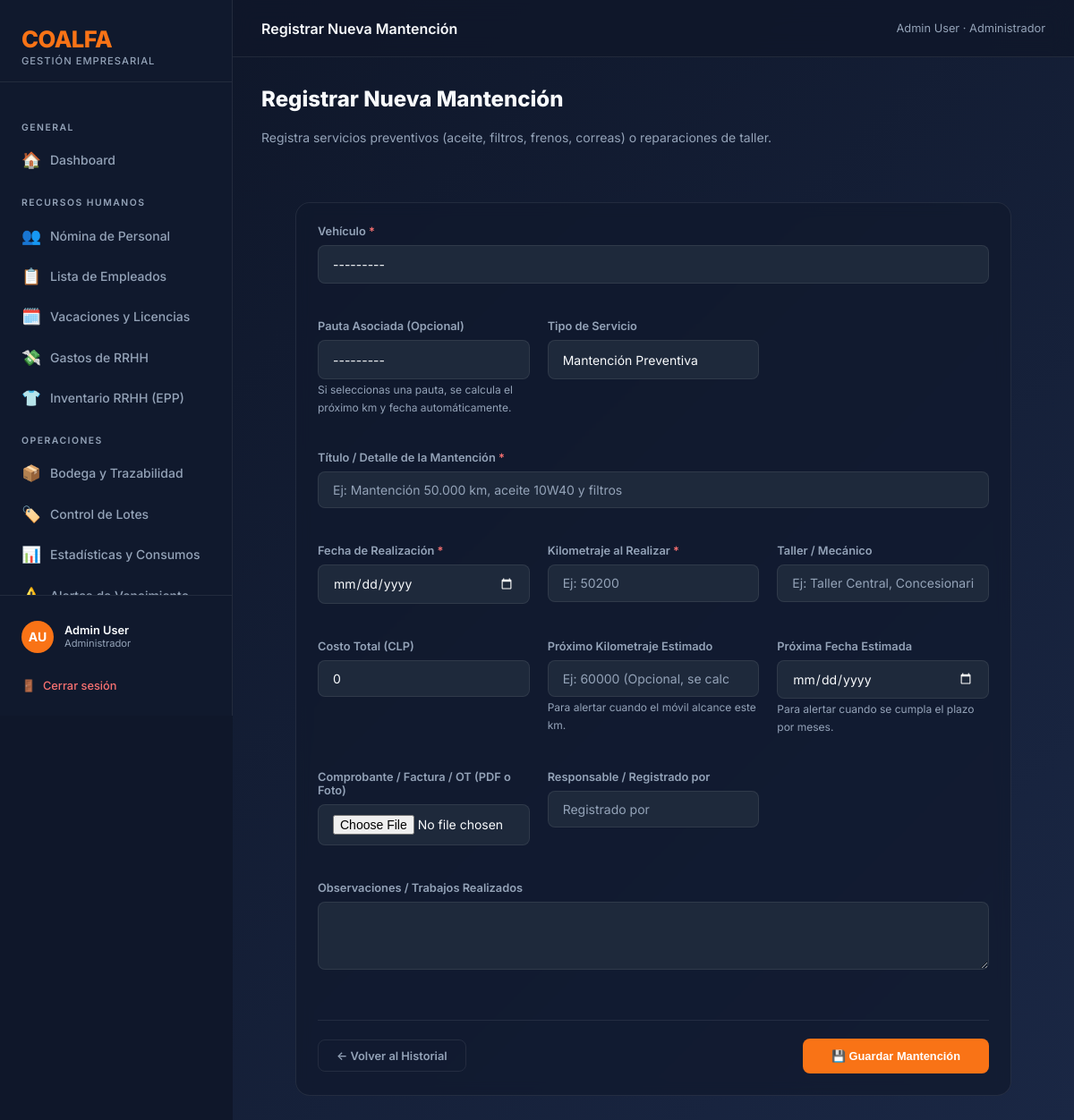
The page /flota/mantenciones/nueva/ (signed in) on the database its author committed.
### coalfa/models.py (models this page shows, shortened)
class Usuario(AbstractBaseUser, PermissionsMixin):
    ROL_CHOICES = [
        ("ADMIN", "Administrador"),
        ("RRHH", "Recursos Humanos"),
        ("OPERACIONAL", "Operacional"),
        ("GERENTE", "Gerente"),
        ("AUDITOR", "Auditor (Solo Lectura)"),
    ]
    rut = models.CharField(max_length=12, unique=True, verbose_name="RUT", validators=[rut_validator])
    nombre = models.CharField(max_length=60, verbose_name="Nombre")
    apellido = models.CharField(max_length=60, verbose_name="Apellido")
    rol = models.CharField(max_length=15, choices=ROL_CHOICES, default="RRHH", verbose_name="Rol")
    is_active = models.BooleanField(default=True, verbose_name="Activo")
    is_staff = models.BooleanField(default=False, verbose_name="Es staff")
    solicitud_pendiente = models.BooleanField(default=False, verbose_name="Solicitud pendiente de aprobación")
    date_joined = models.DateTimeField(default=timezone.now, verbose_name="Fecha de registro")
    USERNAME_FIELD = "rut"
    REQUIRED_FIELDS = ["nombre", "apellido"]
    objects = UsuarioManager()
    def get_full_name(self):
        return f"{self.nombre} {self.apellido}"
    class Meta:
        verbose_name = "Usuario"
        verbose_name_plural = "Usuarios"

### flota/views.py (the view)
# urls.py: path("mantenciones/nueva/", views.agregar_mantencion, name="flota_agregar_mantencion"),
@operacional_required
@audit_read_only
def agregar_mantencion(request, vehiculo_id=None):
    vehiculo = None
    if vehiculo_id:
        vehiculo = get_object_or_404(Vehiculo, pk=vehiculo_id)
    if request.method == "POST":
        form = RegistroMantencionForm(request.POST, request.FILES)
        if form.is_valid():
            mant = form.save(commit=False)
            if not mant.responsable and request.user.is_authenticated:
                mant.responsable = request.user.get_full_name() or str(request.user)
            mant.save()
            if mant.costo and mant.costo > 0:
                CostoVehiculo.objects.create(
                    vehiculo=mant.vehiculo,
                    tipo="MANTENCION" if mant.tipo_servicio == "PREVENTIVA" else "REPARACION",
                    fecha=mant.fecha,
                    monto=mant.costo,
                    kilometraje=mant.kilometraje,
                    proveedor=mant.taller,
                    comprobante=mant.comprobante,
                    observaciones=f"Generado automáticamente desde mantención: {mant.titulo}",
                    responsable=mant.responsable,
                )
            messages.success(
                request,
                f"Mantención '{mant.titulo}' registrada para {mant.vehiculo.patente}. Próximo km: {mant.proximo_km or 'No asignado'}.",
            )
            return redirect("flota_detalle_vehiculo", pk=mant.vehiculo.pk)
    else:
        initial = {}
        if vehiculo:
            initial = {"vehiculo": vehiculo, "kilometraje": vehiculo.kilometraje_actual}
        form = RegistroMantencionForm(initial=initial)
    return render(
        request,
        "flota/form_mantencion.html",
        {"form": form, "vehiculo": vehiculo, "titulo": "Registrar Nueva Mantención"},
    )

### coalfa/context_processors.py (called while the page is built)
def solicitudes_pendientes(request):
    if request.user.is_authenticated and getattr(request.user, 'rol', None) == 'ADMIN':
        count = Usuario.objects.filter(solicitud_pendiente=True).count()
        return {'solicitudes_count': count}
    return {}

### flota/models.py (called while the page is built)
    def __str__(self):
        reglas = []
        if self.intervalo_km:
            reglas.append(f"cada {self.intervalo_km:,} km".replace(",", "."))
        if self.intervalo_meses:
            reglas.append(f"cada {self.intervalo_meses} meses")
        regla_str = " o ".join(reglas) if reglas else "Manual"
        return f"{self.nombre} ({regla_str})"

### flota/templates/flota/form_mantencion.html (shortened to what this page needs)
{% extends 'base.html' %}
{% block topbar_title %}{{ titulo }}{% endblock %}
{% block content %}
<div class="header-section" style="margin-bottom: 2rem;">
    <h1 class="page-title">{{ titulo }}</h1>
    <p class="page-subtitle">
        Registra servicios preventivos (aceite, filtros, frenos, correas) o reparaciones de taller.
    </p>
</div>
<div class="card" style="max-width: 800px; margin: 0 auto;">
    <form method="POST" enctype="multipart/form-data">
        <div style="display: grid; grid-template-columns: repeat(auto-fit, minmax(220px, 1fr)); gap: 1.25rem;">
            <div class="form-group" style="grid-column: 1 / -1;">
                <label class="form-label">Vehículo <span style="color: var(--danger);">*</span></label>
                {{ form.vehiculo }}
            </div>
            <div class="form-group">
                <label class="form-label">Pauta Asociada (Opcional)</label>
                {{ form.pauta }}
                <small style="color: var(--text-muted); font-size: 0.75rem;">Si seleccionas una pauta, se calcula el próximo km y fecha automáticamente.</small>
            </div>
            <div class="form-group">
                <label class="form-label">Tipo de Servicio</label>
                {{ form.tipo_servicio }}
            </div>
            <div class="form-group" style="grid-column: 1 / -1;">
                <label class="form-label">Título / Detalle de la Mantención <span style="color: var(--danger);">*</span></label>
                {{ form.titulo }}
            </div>
            <div class="form-group">
                <label class="form-label">Fecha de Realización <span style="color: var(--danger);">*</span></label>
                {{ form.fecha }}
            </div>
            <div class="form-group">
                <label class="form-label">Kilometraje al Realizar <span style="color: var(--danger);">*</span></label>
                {{ form.kilometraje }}
            </div>
            <div class="form-group">
                <label class="form-label">Taller / Mecánico</label>
                {{ form.taller }}
            </div>
            <div class="form-group">
                <label class="form-label">Costo Total (CLP)</label>
                {{ form.costo }}
            </div>
            <div class="form-group">
                <label class="form-label">Próximo Kilometraje Estimado</label>
                {{ form.proximo_km }}
                <small style="color: var(--text-muted); font-size: 0.75rem;">Para alertar cuando el móvil alcance este km.</small>
            </div>
            <div class="form-group">
                <label class="form-label">Próxima Fecha Estimada</label>
                {{ form.proxima_fecha }}
                <small style="color: var(--text-muted); font-size: 0.75rem;">Para alertar cuando se cumpla el plazo por meses.</small>
            </div>
            <div class="form-group">
                <label class="form-label">Comprobante / Factura / OT (PDF o Foto)</label>
                {{ form.comprobante }}
            </div>
            <div class="form-group">
                <label class="form-label">Responsable / Registrado por</label>
                {{ form.responsable }}
            </div>
            <div class="form-group" style="grid-column: 1 / -1;">
                <label class="form-label">Observaciones / Trabajos Realizados</label>
                {{ form.observaciones }}
            </div>
        </div>
        <div style="margin-top: 2rem; display: flex; justify-content: space-between; align-items: center; border-top: 1px solid var(--border); padding-top: 1.25rem;">
            {% if vehiculo %}
            <a href="{% url 'flota_detalle_vehiculo' vehiculo.pk %}" class="btn btn-ghost">← Volver al Vehículo</a>
            {% else %}
            <a href="{% url 'flota_mantenciones' %}" class="btn btn-ghost">← Volver al Historial</a>
            {% endif %}
            <button type="submit" class="btn btn-primary" style="padding: 0.75rem 2rem;">
                💾 Guardar Mantención
            </button>
        </div>
    </form>
</div>
{% endblock %}

### templates/base.html (shortened to what this page needs)
<!DOCTYPE html>
<html lang="es">
<head>
    <link rel="stylesheet" href="https://unpkg.com/nprogress@0.2.0/nprogress.css" />
</head>
<body>
    <div class="sidebar">
        <div class="sidebar-brand">
            <div class="logo-text">COALFA</div>
            <div class="logo-sub">Gestión Empresarial</div>
        </div>
        <nav class="sidebar-nav">
            <div class="nav-section-label">General</div>
            <a href="{% url 'dashboard' %}" class="nav-item {% block nav_home %}{% endblock %}">
                <span class="icon">🏠</span> Dashboard
            </a>
            {% if user.rol == 'RRHH' or user.rol == 'ADMIN' or user.rol == 'GERENTE' or user.rol == 'AUDITOR' %}
            <div class="nav-section-label">Recursos Humanos</div>
            <a href="{% url 'rrhh_dashboard' %}" class="nav-item {% block nav_rrhh %}{% endblock %}">
                <span class="icon">👥</span> Nómina de Personal
            </a>
            <a href="{% url 'rrhh_lista_empleados' %}" class="nav-item {% block nav_empleados %}{% endblock %}">
                <span class="icon">📋</span> Lista de Empleados
            </a>
            <a href="{% url 'rrhh_ausencias' %}" class="nav-item {% block nav_ausencias %}{% endblock %}">
                <span class="icon">🗓️</span> Vacaciones y Licencias
            </a>
            <a href="{% url 'rrhh_gastos' %}" class="nav-item {% block nav_rrhh_gastos %}{% endblock %}">
                <span class="icon">💸</span> Gastos de RRHH
            </a>
            <a href="{% url 'rrhh_inventario' %}" class="nav-item {% block nav_rrhh_inventario %}{% endblock %}">
                <span class="icon">👕</span> Inventario RRHH (EPP)
            </a>
            {% endif %}
            {% if user.rol == 'OPERACIONAL' or user.rol == 'ADMIN' or user.rol == 'GERENTE' or user.rol == 'AUDITOR' %}
            <div class="nav-section-label">Operaciones</div>
            <a href="{% url 'inventario_dashboard' %}" class="nav-item {% block nav_inventario %}{% endblock %}">
                <span class="icon">📦</span> Bodega y Trazabilidad
            </a>
            <a href="{% url 'inventario_lista_lotes' %}" class="nav-item {% block nav_lotes %}{% endblock %}">
                <span class="icon">🏷️</span> Control de Lotes
            </a>
            <a href="{% url 'inventario_resumen_consumo' %}" class="nav-item {% block nav_consumo %}{% endblock %}">
                <span class="icon">📊</span> Estadísticas y Consumos
            </a>
            <a href="{% url 'inventario_alertas' %}" class="nav-item {% block nav_alertas %}{% endblock %}">
                <span class="icon">⚠️</span> Alertas de Vencimiento
            </a>
            {% endif %}
        </nav>
        <div class="sidebar-footer">
            <div class="user-info">
                <div class="user-avatar">{{ user.nombre|first }}{{ user.apellido|first }}</div>
                <div>
                    <div class="user-name">{{ user.get_full_name }}</div>
                    <div class="user-role">{{ user.get_rol_display }}</div>
                </div>
            </div>
            <a href="{% url 'logout' %}" class="btn-logout">
                <span>🚪</span> Cerrar sesión
            </a>
        </div>
    </div>
    <div class="main-wrapper">
        <div class="topbar">
            <div class="topbar-title">{% block topbar_title %}Dashboard{% endblock %}</div>
            <div class="topbar-breadcrumb">{{ user.get_full_name }} · {{ user.get_rol_display }}</div>
        </div>
        <div class="page-content">
            {% block content %}{% endblock %}
        </div>
    </div>
</body>
</html>

### rows shown on the page
Usuario: nombre|first "A", apellido|first "U", get_full_name "Admin User", rol "Administrador"

### other values the page prints
{{ titulo }} "Registrar Nueva Mantención"
